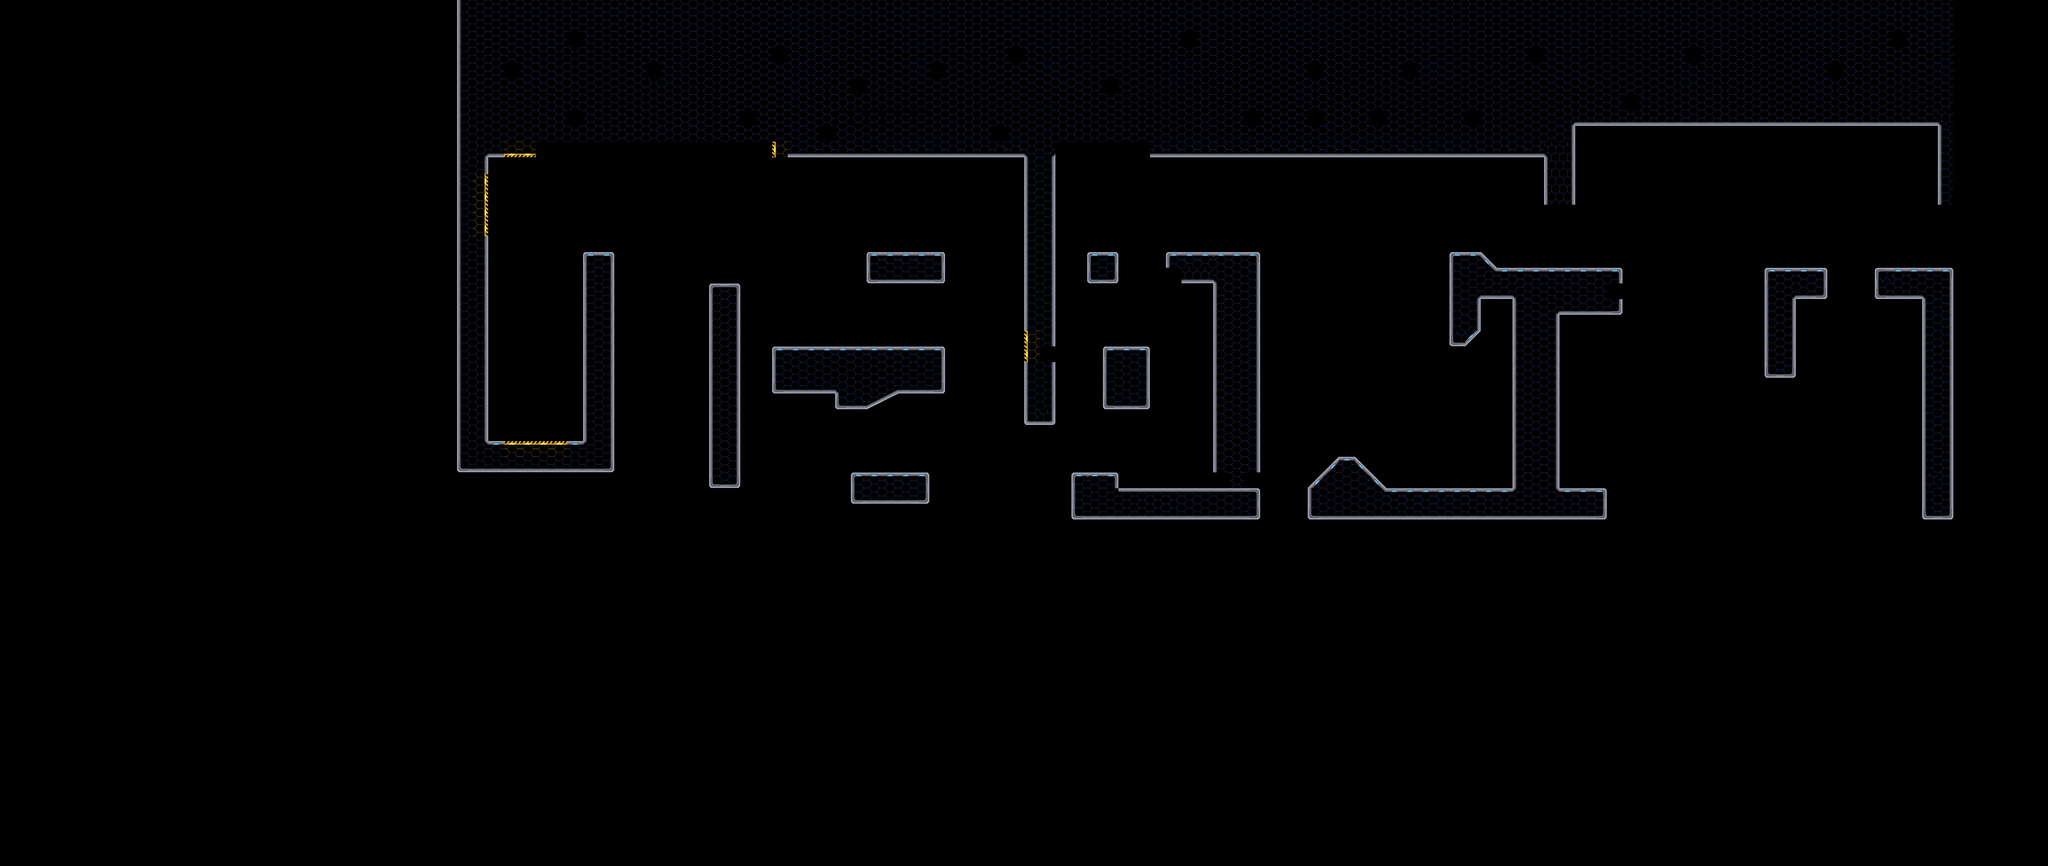

Rendered tile map (Tiled .tmx) drawn with the repository's tilesets; below, a short description and the map source with its tile grids summarised:
An orthogonal 130x55 tile map with 64x64 px tiles, 1 tile layer (Copy of Platforms), 21 tilesets and 56 objects (11x Wall, 9x LaserShooter, 6x CameraTrigger, 6x CameraLocation, 5x Checkpoint, ...).

<map version="1.9" tiledversion="1.9.2" orientation="orthogonal" renderorder="right-down" width="130" height="55" tilewidth="64" tileheight="64" infinite="0" nextlayerid="52" nextobjectid="451">
 <tileset firstgid="1" name="1" tilewidth="64" tileheight="64" tilecount="256" columns="16">
  <image source="Platforms_Tile_Set_11_05_23.png" width="1024" height="1024" />
 </tileset>
 <tileset firstgid="257" name="2" tilewidth="64" tileheight="64" tilecount="24" columns="12">
  <image source="LaserInstructions2.png" width="775" height="165" />
 </tileset>
 <tileset firstgid="281" name="Platforms_Tile_Set_11_05_23_with_doors" tilewidth="64" tileheight="64" tilecount="256" columns="16">
  <image source="Platforms_Tile_Set_11_05_23_with_doors.png" width="1024" height="1024" />
 </tileset>
 <tileset firstgid="537" name="Platforms_Tile_Set_with_Walls_12_05_23" tilewidth="64" tileheight="64" tilecount="256" columns="16">
  <image source="Platforms_Tile_Set_with_Walls_12_05_23.png" width="1024" height="1024" />
 </tileset>
 <tileset firstgid="793" name="Platfrom_TileSet_15_05" tilewidth="64" tileheight="64" tilecount="256" columns="16">
  <image source="Platfrom_TileSet_15_05.png" width="1024" height="1024" />
 </tileset>
 <tileset firstgid="1049" name="door1" tilewidth="64" tileheight="256" tilecount="1" columns="1">
  <image source="door1.png" width="64" height="256" />
 </tileset>
 <tileset firstgid="1050" name="Platforms_Tile_Set_new_angle" tilewidth="64" tileheight="64" tilecount="256" columns="16">
  <image source="Platforms_Tile_Set_new_angle.png" width="1024" height="1024" />
 </tileset>
 <tileset firstgid="1306" name="Platfrom_TileSet_15_05_little_angle" tilewidth="64" tileheight="64" tilecount="256" columns="16">
  <image source="Platfrom_TileSet_15_05_little_angle.png" width="1024" height="1024" />
 </tileset>
 <tileset firstgid="1562" name="Platforms_Tile_Set_Polirovanie" tilewidth="64" tileheight="64" tilecount="256" columns="16">
  <image source="Platforms_Tile_Set_Polirovanie.png" width="1024" height="1024" />
 </tileset>
 <tileset firstgid="1818" name="Platforms_Tile_Set_Polirovanie_02" tilewidth="64" tileheight="64" tilecount="256" columns="16">
  <image source="Platforms_Tile_Set_Polirovanie_02.png" width="1024" height="1024" />
 </tileset>
 <tileset firstgid="2074" name="Platforms_Tile_Set_Polirovanie_03" tilewidth="64" tileheight="64" tilecount="256" columns="16">
  <image source="Platforms_Tile_Set_Polirovanie_03.png" width="1024" height="1024" />
 </tileset>
 <tileset firstgid="2330" name="checkpoint" tilewidth="64" tileheight="64" tilecount="2" columns="2">
  <image source="checkpoint.png" width="128" height="64" />
 </tileset>
 <tileset firstgid="2332" name="stars" tilewidth="1920" tileheight="1080" tilecount="1" columns="1">
  <image source="Background_stars_move.jpg" width="1920" height="1080" />
 </tileset>
 <tileset firstgid="2333" name="planet" tilewidth="1920" tileheight="1080" tilecount="1" columns="1">
  <image source="Background_planet_move.png" width="1920" height="1080" />
 </tileset>
 <tileset firstgid="2334" name="window" tilewidth="1920" tileheight="1080" tilecount="1" columns="1">
  <image source="Background_window_constant.png" width="1920" height="1080" />
 </tileset>
 <tileset firstgid="2335" name="Background_002_new" tilewidth="1920" tileheight="1080" tilecount="1" columns="1">
  <image source="Background_002_new.png" width="1920" height="1080" />
 </tileset>
 <tileset firstgid="2336" name="WASDTextFinal" tilewidth="775" tileheight="414" tilecount="1" columns="1">
  <image source="WASDTextFinal.png" width="775" height="414" />
 </tileset>
 <tileset firstgid="2337" name="RespawnInstructions" tilewidth="775" tileheight="180" tilecount="1" columns="1">
  <image source="RespawnInstructions.png" width="775" height="180" />
 </tileset>
 <tileset firstgid="2338" name="LaserInstructions1" tilewidth="775" tileheight="274" tilecount="1" columns="1">
  <image source="LaserInstructions1.png" width="775" height="276" />
 </tileset>
 <tileset firstgid="2339" name="One_Sprite_002" tilewidth="64" tileheight="64" tilecount="1" columns="1">
  <image source="One_Sprite_002.jpg" width="64" height="64" />
 </tileset>
 <tileset firstgid="2340" name="LaserInstructions2" tilewidth="775" tileheight="165" tilecount="1" columns="1">
  <image source="LaserInstructions2.png" width="775" height="165" />
 </tileset>
 <objectgroup id="47" name="Background 3">
  <object id="355" gid="2332" x="1858.37" y="2002.42" width="2409.63" height="1802.79" />
 </objectgroup>
 <objectgroup id="46" name="Background 2">
  <object id="356" gid="2333" x="1870.37" y="2002.42" width="2397.63" height="1414.79" />
 </objectgroup>
 <objectgroup id="45" name="Background 1">
  <object id="423" gid="2336" x="1236.82" y="1406.64" width="609.364" height="298.431" />
 </objectgroup>
 <objectgroup id="48" name="Doors">
  <object id="358" class="Door" gid="1049" x="3456" y="1920" width="64" height="256">
   <properties>
    <property name="id" type="int" value="1" />
   </properties>
  </object>
  <object id="359" class="Door" gid="1049" x="6303.59" y="1088.06" width="64" height="256">
   <properties>
    <property name="id" type="int" value="2" />
   </properties>
  </object>
  <object id="360" class="Door" gid="1049" x="7872" y="1088" width="64" height="256">
   <properties>
    <property name="id" type="int" value="3" />
   </properties>
  </object>
  <object id="425" gid="2337" x="2368" y="832" width="376.556" height="80" />
  <object id="426" gid="2338" x="3392" y="896" width="475.182" height="168" />
 </objectgroup>
 <layer id="27" name="Copy of Platforms" width="130" height="55">
  <properties>
   <property name="BoundaryWidth" type="int" value="2" />
   <property name="mainLayer" type="bool" value="true" />
  </properties>
  <data>[7150 cells, 1354 non-empty, 71 distinct tile ids]</data>
 </layer>
 <objectgroup id="29" name="Object Layer">
  <!-- 48 objects omitted --></objectgroup>
</map>
<!-- 48 of 56 objects omitted -->
